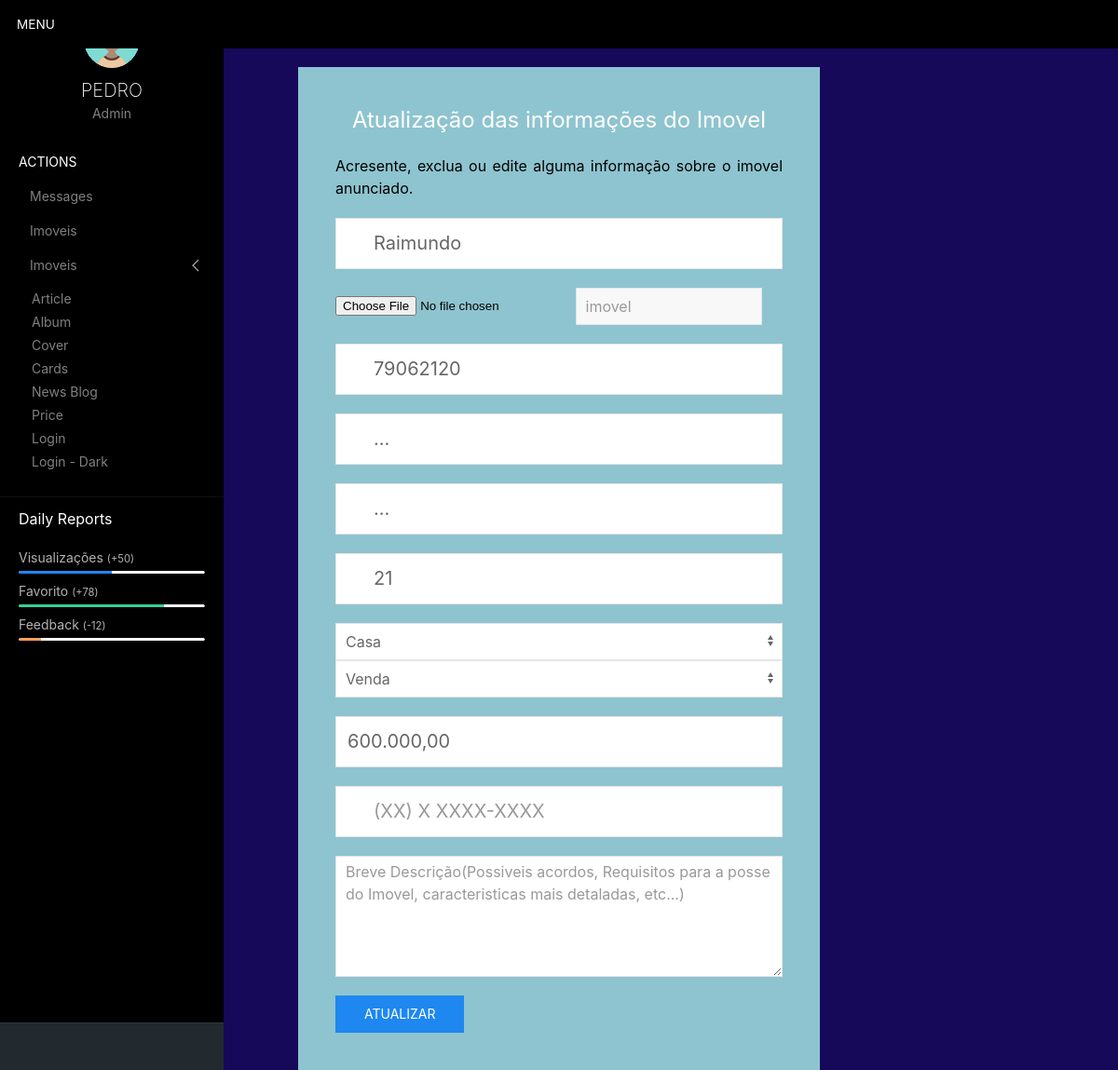
/BD/imovelEdcao.php?id=11 (signed in), run on the app's committed database.
### tables this page shows
CREATE TABLE `imoveis` (
  `id_imovel` int(11) NOT NULL,
  `nome_do_vendedor` varchar(50) DEFAULT NULL,
  `bairro` varchar(20) DEFAULT NULL,
  `rua` varchar(50) DEFAULT NULL,
  `numero` varchar(6) DEFAULT NULL,
  `telefone` varchar(16) DEFAULT NULL,
  `imagem` varchar(30) DEFAULT NULL,
  `categoria` varchar(17) DEFAULT NULL,
  `tipo_de_anuncio` varchar(10) DEFAULT NULL,
  `valor` varchar(10) DEFAULT NULL,
  `descricao` varchar(250) DEFAULT NULL,
  `email` varchar(70) DEFAULT NULL
);

### BD/imovelEdcao.php (the view, shortened to what this page needs)
<?php
	include_once 'includes/processos_php/conexao.php';
	if (isset($_GET['id'])) {
		$id = mysqli_escape_string($conexao, $_GET['id']);
		$sql = "SELECT * FROM imoveis WHERE id_imovel = '$id'";
		$query = mysqli_query($conexao, $sql);
		$dados_imovel = mysqli_fetch_array($query);
	}
?>
<head>
	<?php include_once 'head.php';?>
		<link rel="stylesheet" type="text/css" href="css/dashboard.css">
	</head>
	<body>
		<?php include_once 'menuAdm.php' ?>
		<div class="uk-container uk-margin">
		<div class="uk-card uk-align-center uk-card-red uk-card-body uk-width-1-2@m">
			<h3 class="uk-text-center uk-text-whi">Atualização das informações do Imovel</h3>
			<p class="uk-text-justify">Acresente, exclua ou edite alguma informação sobre o imovel anunciado.</p>
			<form method="POST" action="includes/processos_php/atualizaImovel.php" enctype="multipart/form-data">
				<div class="uk-margin">
					<div class="uk-inline uk-width-1-1">
						<span class="uk-form-icon" uk-icon="icon:  user"></span>
						<input class="uk-input uk-form-large" placeholder="Nome do Vendedor" value="<?php echo $dados_imovel["nome_do_vendedor"]; ?>" type="text" maxlength="50" name="nome">
					</div>
				</div>
				<div uk-form-custom="target: true">
		            <input type="file" name="arquivo">
		            <input class="uk-input uk-form-width-medium" value="imovel" type="text" placeholder="Selecione uma Imagem" disabled>
		        </div>
				<div class="uk-margin">
					<div class="uk-inline uk-width-1-1">
						<span class="uk-form-icon" uk-icon="icon:  location"></span>
						<input class="uk-input uk-form-large" id="cep" placeholder="CEP" value="79062120" onblur="pesquisacep(this.value);" type="text" maxlength="17" name="cep" autofocus>
					</div>
				</div>
				<div class="uk-margin">
					<div class="uk-inline uk-width-1-1">
						<span class="uk-form-icon" uk-icon="icon:  location"></span>
						<input class="uk-input uk-form-large" id="bairro" placeholder="Bairro do Imovel" type="text" maxlength="17" name="bairro">
					</div>
				</div>
				<div class="uk-margin">
					<div class="uk-inline uk-width-1-1">
						<span class="uk-form-icon" uk-icon="icon:  location"></span>
						<input class="uk-input uk-form-large" id="rua" placeholder="Rua do Imovel" type="text" maxlength="20" name="rua">
					</div>
				</div>
				<div class="uk-margin">
					<div class="uk-inline uk-width-1-1">
						<span class="uk-form-icon" uk-icon="icon:  home"></span>
						<input class="uk-input uk-form-large" placeholder="Numero de Imovel" value="<?php echo $dados_imovel["numero"]; ?>" type="tel" maxlength="6" name="numero">
					</div>
				</div>
				<select class="uk-select" id="form-stacked-select" value="<?php echo $dados_imovel["categoria"]; ?>" name="categoria">
	                <option value="Casa"> Casa </option>
	            </select><br>
	            <select class="uk-select" id="form-stacked-select" value="<?php echo $dados_imovel["tipo_de_anuncio"]; ?>" name="tipo_de_anuncio">
	                <option value="Venda"> Venda </option>
	            </select><br>
	            <div class="uk-margin">
					<div class="uk-inline uk-width-1-1">
						<input class="uk-input uk-form-large" placeholder="Valor do Imovel R$:" value="<?php echo $dados_imovel["valor"]; ?>" type="text" name="valor" onKeyPress="return(moeda(this,'.',',',event))">
					</div>
				</div>
				<div class="uk-margin">
					<div class="uk-inline uk-width-1-1">
						<span class="uk-form-icon" uk-icon="icon:  phone"></span>
						<input class="uk-input uk-form-large" id="telefone" placeholder="(XX) X XXXX-XXXX" value="<?php echo $dados_imovel["telefone"]; ?>" maxlength="16" type="text" name="telefone" onkeypress="mascara(this)">
					</div>
				</div>
				<div class="uk-margin">
		            <textarea class="uk-textarea" rows="5" name="descricao" value="<?php echo $dados_imovel["descricao"]; ?>" placeholder="Breve Descrição(Possiveis acordos, Requisitos para a posse do Imovel, caracteristicas mais detaladas, etc...)"></textarea>
		        </div>
				<input type="submit" class="uk-button uk-button-primary" value="Atualizar">
			</form>
		</div>
	</div>
	</body>

### BD/css/dashboard.css (style rules this page uses)
.uk-card { box-shadow: none; }
.uk-card { -webkit-transition: box-shadow 0.55s cubic-bezier(.4,0,.2,1); transition: box-shadow 0.55s cubic-bezier(.4,0,.2,1); }

### data on the page
imoveis: nome "Raimundo", numero "21", categoria "Casa", tipo_de_anuncio "Venda", valor "600.000,00", descricao "Breve Descrição(Possiveis acordos, Requisitos para a posse do Imovel, caracteristicas mais detaladas, etc...)"

### other printed values
mb_strtoupper($exibirRegistros["nome"]) "PEDRO"
